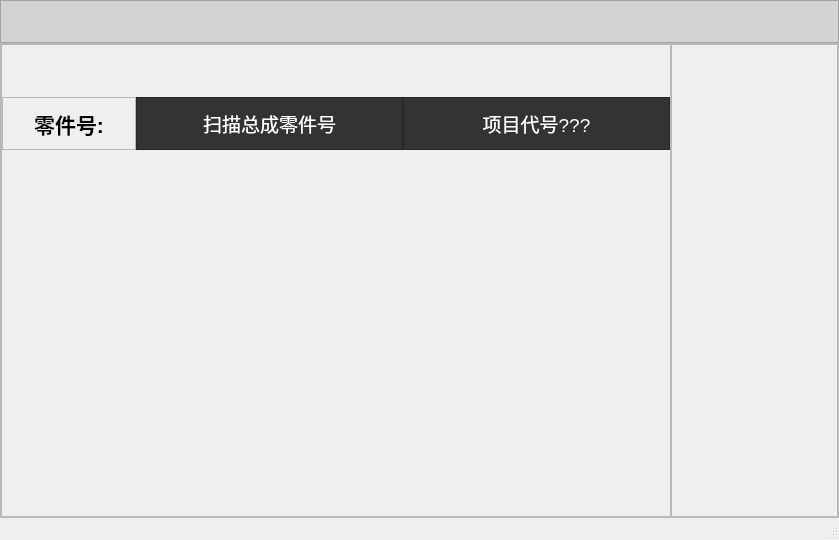
<?xml version="1.0" encoding="UTF-8"?>
<ui version="4.0">
 <class>MainWindow</class>
 <widget class="QMainWindow" name="MainWindow">
  <property name="geometry">
   <rect>
    <x>0</x>
    <y>0</y>
    <width>839</width>
    <height>540</height>
   </rect>
  </property>
  <property name="windowTitle">
   <string>MainWindow</string>
  </property>
  <widget class="QWidget" name="centralwidget">
   <layout class="QVBoxLayout" name="verticalLayout_1">
    <property name="spacing">
     <number>0</number>
    </property>
    <property name="leftMargin">
     <number>0</number>
    </property>
    <property name="topMargin">
     <number>0</number>
    </property>
    <property name="rightMargin">
     <number>0</number>
    </property>
    <property name="bottomMargin">
     <number>0</number>
    </property>
    <item>
     <widget class="QFrame" name="QFrame_Header_1">
      <property name="sizePolicy">
       <sizepolicy hsizetype="Expanding" vsizetype="Preferred">
        <horstretch>0</horstretch>
        <verstretch>1</verstretch>
       </sizepolicy>
      </property>
      <property name="styleSheet">
       <string notr="true">QFrame#QFrame_Header_1 {
	background-color: lightgray;
}</string>
      </property>
      <property name="frameShape">
       <enum>QFrame::StyledPanel</enum>
      </property>
      <property name="frameShadow">
       <enum>QFrame::Raised</enum>
      </property>
     </widget>
    </item>
    <item>
     <widget class="QFrame" name="QFrame_Bottom_1">
      <property name="sizePolicy">
       <sizepolicy hsizetype="Expanding" vsizetype="Expanding">
        <horstretch>0</horstretch>
        <verstretch>11</verstretch>
       </sizepolicy>
      </property>
      <property name="frameShape">
       <enum>QFrame::StyledPanel</enum>
      </property>
      <property name="frameShadow">
       <enum>QFrame::Raised</enum>
      </property>
      <layout class="QHBoxLayout" name="horizontalLayout_2">
       <property name="spacing">
        <number>0</number>
       </property>
       <property name="leftMargin">
        <number>0</number>
       </property>
       <property name="topMargin">
        <number>0</number>
       </property>
       <property name="rightMargin">
        <number>0</number>
       </property>
       <property name="bottomMargin">
        <number>0</number>
       </property>
       <item>
        <widget class="QFrame" name="QFrame_Left_2">
         <property name="sizePolicy">
          <sizepolicy hsizetype="Expanding" vsizetype="Expanding">
           <horstretch>4</horstretch>
           <verstretch>0</verstretch>
          </sizepolicy>
         </property>
         <property name="frameShape">
          <enum>QFrame::StyledPanel</enum>
         </property>
         <property name="frameShadow">
          <enum>QFrame::Raised</enum>
         </property>
         <layout class="QVBoxLayout" name="verticalLayout_2">
          <property name="spacing">
           <number>0</number>
          </property>
          <property name="leftMargin">
           <number>0</number>
          </property>
          <property name="topMargin">
           <number>0</number>
          </property>
          <property name="rightMargin">
           <number>0</number>
          </property>
          <property name="bottomMargin">
           <number>0</number>
          </property>
          <item>
           <widget class="QFrame" name="QFrame_CKPT_3">
            <property name="sizePolicy">
             <sizepolicy hsizetype="Expanding" vsizetype="Preferred">
              <horstretch>0</horstretch>
              <verstretch>1</verstretch>
             </sizepolicy>
            </property>
           </widget>
          </item>
          <item>
           <widget class="QFrame" name="QFrame_Program_3">
            <property name="sizePolicy">
             <sizepolicy hsizetype="Expanding" vsizetype="Preferred">
              <horstretch>0</horstretch>
              <verstretch>1</verstretch>
             </sizepolicy>
            </property>
            <layout class="QHBoxLayout" name="horizontalLayout_3">
             <property name="spacing">
              <number>0</number>
             </property>
             <property name="leftMargin">
              <number>0</number>
             </property>
             <property name="topMargin">
              <number>0</number>
             </property>
             <property name="rightMargin">
              <number>0</number>
             </property>
             <property name="bottomMargin">
              <number>0</number>
             </property>
             <item>
              <widget class="QFrame" name="QFrame_PN_Label_4">
               <property name="sizePolicy">
                <sizepolicy hsizetype="Preferred" vsizetype="Preferred">
                 <horstretch>1</horstretch>
                 <verstretch>0</verstretch>
                </sizepolicy>
               </property>
               <property name="frameShape">
                <enum>QFrame::StyledPanel</enum>
               </property>
               <property name="frameShadow">
                <enum>QFrame::Raised</enum>
               </property>
               <layout class="QHBoxLayout" name="horizontalLayout_4">
                <item>
                 <widget class="QLabel" name="PN_Label">
                  <property name="font">
                   <font>
                    <pointsize>16</pointsize>
                    <italic>false</italic>
                    <bold>true</bold>
                   </font>
                  </property>
                  <property name="text">
                   <string>零件号:</string>
                  </property>
                  <property name="alignment">
                   <set>Qt::AlignCenter</set>
                  </property>
                 </widget>
                </item>
               </layout>
              </widget>
             </item>
             <item>
              <widget class="QFrame" name="QFrame_PN_Display_4">
               <property name="sizePolicy">
                <sizepolicy hsizetype="Expanding" vsizetype="Preferred">
                 <horstretch>2</horstretch>
                 <verstretch>0</verstretch>
                </sizepolicy>
               </property>
               <property name="styleSheet">
                <string notr="true">background-color: #333333;</string>
               </property>
               <property name="frameShape">
                <enum>QFrame::StyledPanel</enum>
               </property>
               <property name="frameShadow">
                <enum>QFrame::Raised</enum>
               </property>
               <layout class="QHBoxLayout" name="horizontalLayout_5">
                <item>
                 <widget class="QLabel" name="PN_Value_Label">
                  <property name="font">
                   <font>
                    <pointsize>14</pointsize>
                   </font>
                  </property>
                  <property name="styleSheet">
                   <string notr="true">color: white;</string>
                  </property>
                  <property name="text">
                   <string>扫描总成零件号</string>
                  </property>
                  <property name="alignment">
                   <set>Qt::AlignCenter</set>
                  </property>
                 </widget>
                </item>
               </layout>
              </widget>
             </item>
             <item>
              <widget class="QFrame" name="QFrame_Program_Display_4">
               <property name="sizePolicy">
                <sizepolicy hsizetype="Expanding" vsizetype="Preferred">
                 <horstretch>2</horstretch>
                 <verstretch>0</verstretch>
                </sizepolicy>
               </property>
               <property name="styleSheet">
                <string notr="true">background-color: #333333;</string>
               </property>
               <property name="frameShape">
                <enum>QFrame::StyledPanel</enum>
               </property>
               <property name="frameShadow">
                <enum>QFrame::Raised</enum>
               </property>
               <layout class="QHBoxLayout" name="horizontalLayout_6">
                <item>
                 <widget class="QLabel" name="Program_Value_Label">
                  <property name="font">
                   <font>
                    <pointsize>14</pointsize>
                   </font>
                  </property>
                  <property name="styleSheet">
                   <string notr="true">color: white;</string>
                  </property>
                  <property name="text">
                   <string>项目代号???</string>
                  </property>
                  <property name="alignment">
                   <set>Qt::AlignCenter</set>
                  </property>
                 </widget>
                </item>
               </layout>
              </widget>
             </item>
            </layout>
           </widget>
          </item>
          <item>
           <widget class="QFrame" name="QFrame_Tests_3">
            <property name="sizePolicy">
             <sizepolicy hsizetype="Expanding" vsizetype="Expanding">
              <horstretch>0</horstretch>
              <verstretch>5</verstretch>
             </sizepolicy>
            </property>
           </widget>
          </item>
          <item>
           <widget class="QFrame" name="QFrame_Malfunction_3">
            <property name="sizePolicy">
             <sizepolicy hsizetype="Expanding" vsizetype="Preferred">
              <horstretch>0</horstretch>
              <verstretch>2</verstretch>
             </sizepolicy>
            </property>
           </widget>
          </item>
         </layout>
        </widget>
       </item>
       <item>
        <widget class="QFrame" name="QFrame_Right_2">
         <property name="sizePolicy">
          <sizepolicy hsizetype="Expanding" vsizetype="Expanding">
           <horstretch>1</horstretch>
           <verstretch>0</verstretch>
          </sizepolicy>
         </property>
         <property name="frameShape">
          <enum>QFrame::StyledPanel</enum>
         </property>
         <property name="frameShadow">
          <enum>QFrame::Raised</enum>
         </property>
        </widget>
       </item>
      </layout>
     </widget>
    </item>
   </layout>
  </widget>
  <widget class="QMenuBar" name="menubar">
   <property name="geometry">
    <rect>
     <x>0</x>
     <y>0</y>
     <width>839</width>
     <height>22</height>
    </rect>
   </property>
  </widget>
  <widget class="QStatusBar" name="statusbar"/>
 </widget>
 <resources/>
 <connections/>
</ui>
